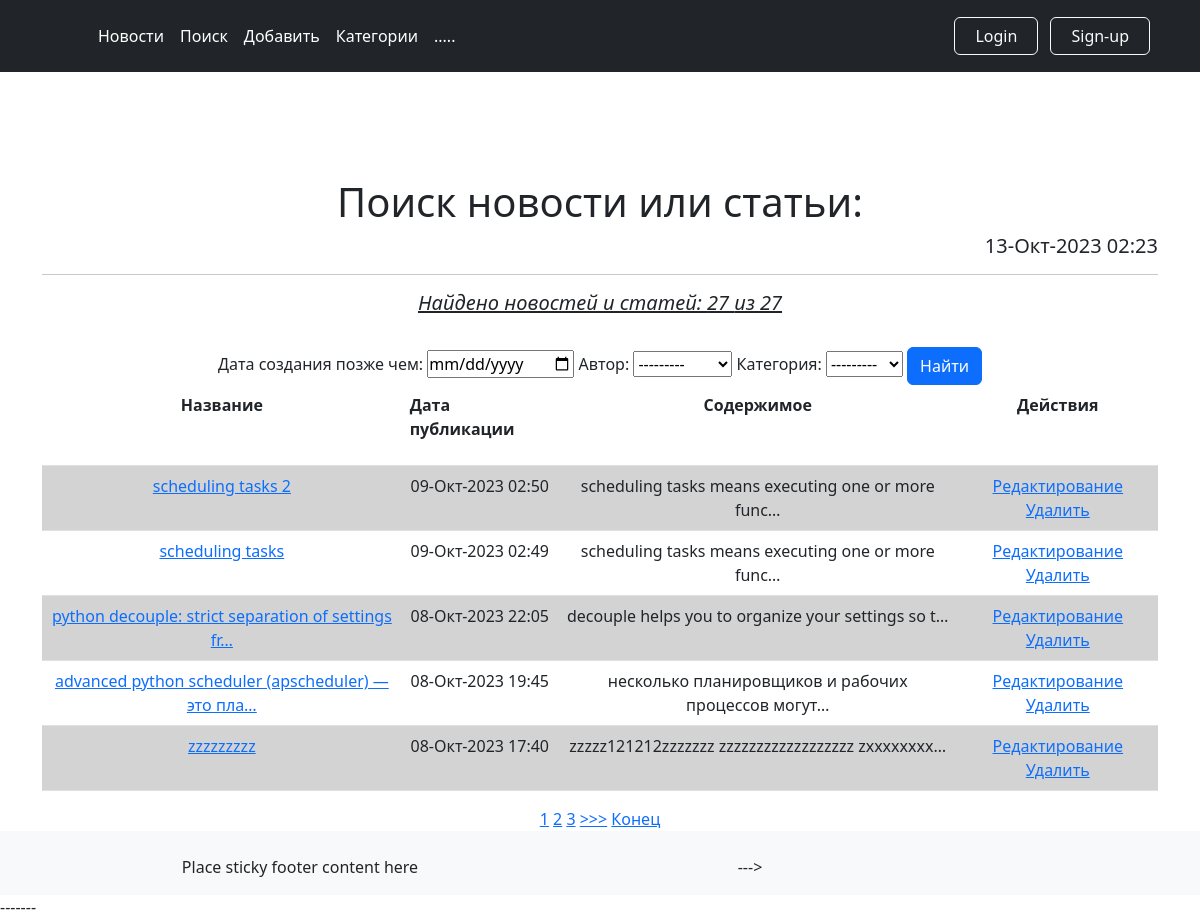
The page /search/ on the database as committed earlier.
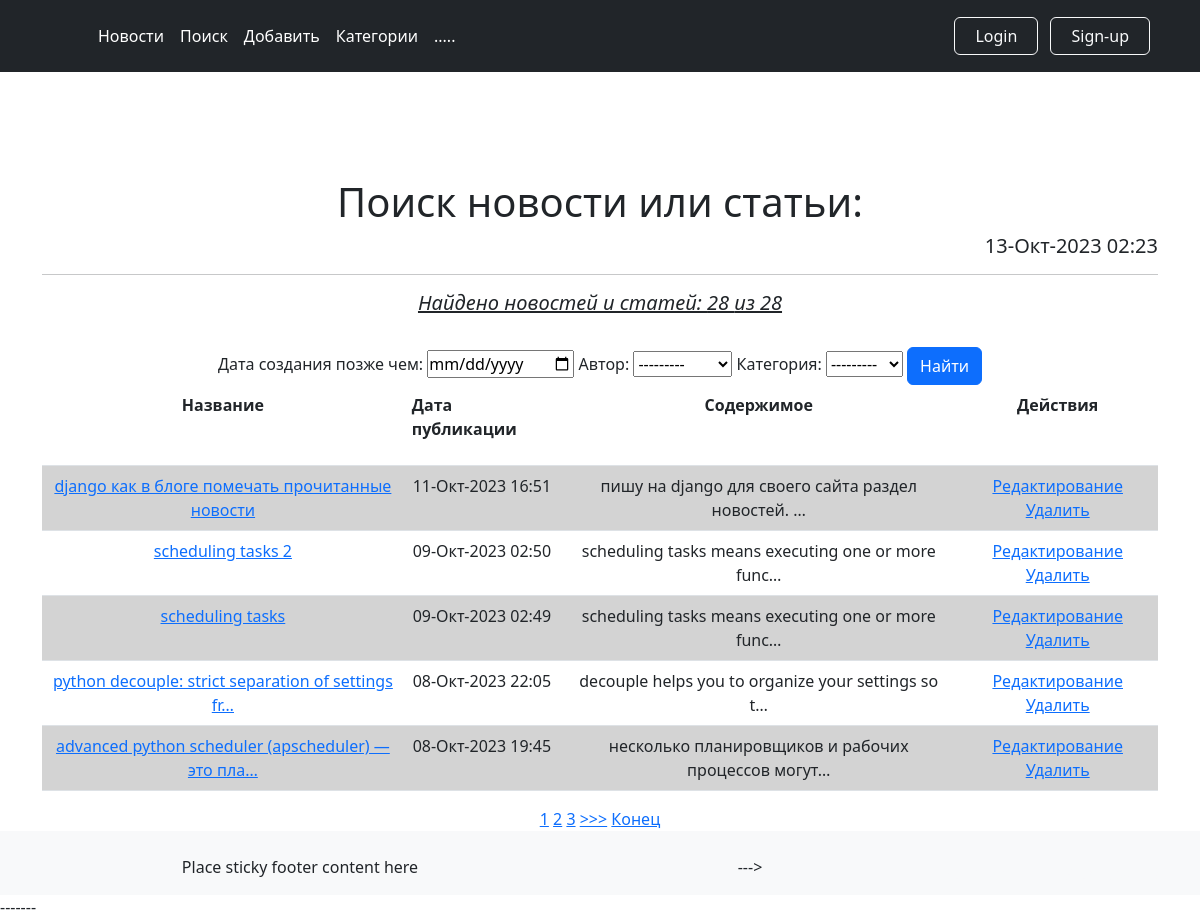
The same page on the database as committed later.
### news/models.py (models this page shows, shortened)
class Post(models.Model):
    author = models.ForeignKey(Author, on_delete=models.CASCADE, verbose_name='Автор')
    NEWS = 'NW'
    ARTICLE = 'AR'
    TYPES = [
        (NEWS, 'Новость'),
        (ARTICLE, 'Статья'),
    ]
    categoryType = models.CharField(max_length=2, choices=TYPES, default=ARTICLE, verbose_name='Тип статьи')
    dateCreation = models.DateTimeField(auto_now_add=True, verbose_name='Дата публикации')
    postCategory = models.ManyToManyField(Category, through='PostCategory', verbose_name='Категории статьи')
    title = models.CharField(max_length=128, verbose_name='Заголовок')
    text = models.TextField(verbose_name='Текст статьи')
    rating = models.SmallIntegerField(default=0, verbose_name='Рейтинг')

### news/views.py (the view)
# urls.py: path('search/', PostSearch.as_view()),
class PostSearch(ListView):
    model = Post
    template_name = 'news/postSearch.html'
    context_object_name = 'posts'
    ordering = ['-id']
    form_class = PostForm
    paginate_by = 5
    def get_queryset(self):
        queryset = PostFilter(self.request.GET, super().get_queryset()).qs
        return queryset
    def get_context_data(self, **kwargs):
        context = super().get_context_data(**kwargs)
        context['time_now'] = timezone.localtime(timezone.now())  # добавим переменную текущей даты time_now
        context['posts_count'] = Post.objects.all().count()  # добавим переменную кол-во постов всего
        context['filter'] = PostFilter(self.request.GET, queryset=self.get_queryset())
        context['is_not_authors'] = not self.request.user.groups.filter(name='authors').exists()
        return context

### news/models.py (called while the page is built)
    def __str__(self):
        return self.authorUser.username

    def __str__(self):
        return self.name

### news/templatetags/custom_filters.py (called while the page is built)
@register.filter(name='Censor')
def censor(text):
    for bw in banned_word_list:
        text = text.lower().replace(bw.lower(), f'{bw[0:2]}...')
    return text

### news/templates/news/postSearch.html (shortened to what this page needs)
{% extends 'layout/default.html' %}
{% load custom_filters %}
{% block content %}
    <h1 align="center" >Поиск новости или статьи:</h1>
    <h5 align="right">{{ time_now| date:'d-M-Y H:i' }}</h5>
    <hr>
    <h5 align="center"><i><u> Найдено новостей и статей: {{ filter.qs|length }} из {{ posts_count }}</u></i></h5>
    <br>
    {% if posts %}
        <form method="GET">
            {{ filter.form }}
            <input class="btn btn-primary" type="submit" value="Найти">
        </form>
        <table class="table">
            <tr>
                <th scope="col"> Название</th>
                <th scope="col"><p align="justify"> Дата публикации</p></th>
                <th scope="col">Содержимое</th>
                <th scope="col">Действия</th>
            </tr>
            {% for post in posts %}
                <tr class="{% cycle 'blue_tr' 'white_tr' %}">
                    <td>
                        <a href="{% url 'news:post_detail' post.pk %}">
                            {{ post.title|truncatewords:8|truncatechars:50|Censor }}
                        </a>
                    </td>
                    <td>{{ post.dateCreation| date:'d-M-Y H:i' }}</td>
                    <td>{{ post.text|truncatechars:50|Censor }}</td>
                    <td>
                        <a href="{% url 'news:post_update' post.pk %}">Редактирование</a>
                        <a href="{% url 'news:post_delete' post.pk %}">Удалить</a>
                    </td>
                </tr>
            {% endfor %}
        </table>
        {% include 'news/parts/paginator.html' %}
    {% else %}
        <h2 align="center">Новостей и статей нет!</h2>
    {% endif %}
{% endblock content %}

### templates/layout/default.html (shortened to what this page needs)
{% load static %}
<!DOCTYPE html>
<html lang="en">
<head>
    <link href="https://cdn.jsdelivr.net/npm/bootstrap@5.2.3/dist/css/bootstrap.min.css" rel="stylesheet">
    <link rel="stylesheet" href="https://cdnjs.cloudflare.com/ajax/libs/font-awesome/5.15.4/css/all.min.css">
    <link href="{% static 'css/styles.css' %}" rel="stylesheet"/>
</head>
<body class="d-flex flex-column min-vh-100">
<div class="wrapper flex-grow-1">
    {% include './parts/header.html' %}
    <div class="container content">
        <div class="text-center mt-5">
            {% block content %}
            {% endblock content %}
        </div>
    </div>
    {% include './parts/footer.html' %}
 -------
</div>
</body>
</html>

### templates/layout/parts/header.html
<header class="p-3 text-bg-dark fixed-top">
    <div class="container">
        <div class="d-flex flex-wrap align-items-center justify-content-center justify-content-lg-start">
            <a href="/" class="d-flex align-items-center mb-2 mb-lg-0 text-white text-decoration-none">
                <svg class="bi me-2" width="40" height="32" role="img" aria-label="Bootstrap">
                    <use xlink:href="#bootstrap"/>
                </svg>
            </a>
            <ul class="nav col-12 col-lg-auto me-lg-auto mb-2 justify-content-center mb-md-0">
                <li><a href="/news/" class="nav-link px-2 text-white">Новости</a></li>
                <li><a href="/news/search/" class="nav-link px-2 text-white">Поиск</a></li>
                <li><a href="/news/add/" class="nav-link px-2 text-white">Добавить</a></li>
                <li><a href="/news/categories/" class="nav-link px-2 text-white">Категории</a></li>
                <li><a href="#" class="nav-link px-2 text-white">.....</a></li>
            </ul>
            <div class="text-end">
                {% if user.is_authenticated %}
                    <button type="button" class="btn btn-outline-light me-2">
                        <a href="{% url 'sign:logout' %}" class="nav-link px-2 text">Logout</a>
                    </button>
                    <button type="button" class="btn btn-info" disabled>
                    {{ user.username }}
                    </button>
                    {% if is_not_authors %}
                        <a class="btn btn-info" href="{% url 'sign:getauthor' %}">
                            Хочу стать автором!
                        </a>
                    {% else %}
                        <button type="button" class="btn btn-info" disabled>
                            Вы являетесь автором
                        </button>
                    {% endif %}
                {% else %}
                    <button type="button" class="btn btn-outline-light me-2">
                        <a href="/accounts/login/" class="nav-link px-2">Login</a>
                    </button>
                    <button type="button" class="btn btn-outline-light me-2">
                        <a href="/accounts/signup/" class="nav-link px-2">Sign-up</a>
                    </button>
                {% endif %}
            </div>
        </div>
    </div>
</header>

### news/templates/news/parts/paginator.html (shortened to what this page needs)
{% if is_paginated %}
    <div align="center">
        {% for num in page_obj.paginator.page_range %}
            {% if page_object.number == num %}
                <a>{{ num }}</a>
            {% elif num > page_obj.number|add:'-3' and num < page_obj.number|add:'3' %}
                <a href="?{{ request.GET.urlencode }}&page={{ num }}">{{ num }}</a>
            {% endif %}
        {% endfor %}
        {% if page_obj.has_next %}
            <a href="?{{ request.GET.urlencode }}&page={{ page_obj.next_page_number }}">>>></a>
            <a href="?{{ request.GET.urlencode }}&page={{ page_obj.paginator.num_pages }}">Конец</a>
        {% endif %}
    </div>
{% endif %}

### templates/layout/parts/footer.html
<footer class="page-footer font-small blue pt-4 bg-light">
    <div class="container-fluid text-center text-md-left">
        <div class="row">
            <div class="col-md-6 mt-md-0 mt-4">
                <p>Place sticky footer content here</p>
            </div>
            <div class="col-md-3 mb-md-0 mb-3">
                <p>---></p>
            </div>
            {% if user.is_authenticated %}
                <div class="col-md-3 mb-md-0 mb-3">
                    <button type="button" class="btn btn-outline-light me-2">
                        <a href="{% url 'sign:logout' %}" class="nav-link px-2 text">Logout</a>
                    </button>
                </div>
            {% else %}
                <div class="col-md-3 mb-md-0 mb-3">
                    <button type="button" class="btn btn-outline-light me-2">
                        <a href="{% url 'sign:login' %}" class="nav-link px-2">Login(Old)</a>
                    </button>
                    <button type="button" class="btn btn-outline-light me-2">
                        <a href="{% url 'sign:signup' %}" class="nav-link px-2 text">Sign-up(Old)</a>
                    </button>
                </div>
            {% endif %}
        </div>
    </div>
</footer>

### static/css/styles.css (style rules this page uses)
.blue_tr { background-color: lightgray; }
.white_tr { background-color: white; }
* { margin: 0; padding: 0; }
html, body { height: 100%; }
.wrapper { display: flex; flex-direction: column; height: 100%; }
.content { flex: 1 0 auto; margin-top: 130px; }

Rows that differ between the two databases and show on the page:
no longer on this page (row unchanged): Post: title|Censor "zzzzzzzzz", dateCreation "08-Окт-2023 17:40", text|Censor "zzzzz121212zzzzzzz zzzzzzzzzzzzzzzzzz zxxxxxxxx…"
added Post: title|Censor "django как в блоге помечать прочитанные новости", dateCreation "11-Окт-2023 16:51", text|Censor "пишу на django для своего сайта раздел новостей. …"
Other text that changed with them:
{{ filter.qs|length }}: "27" → "28"
{{ posts_count }}: "27" → "28"
